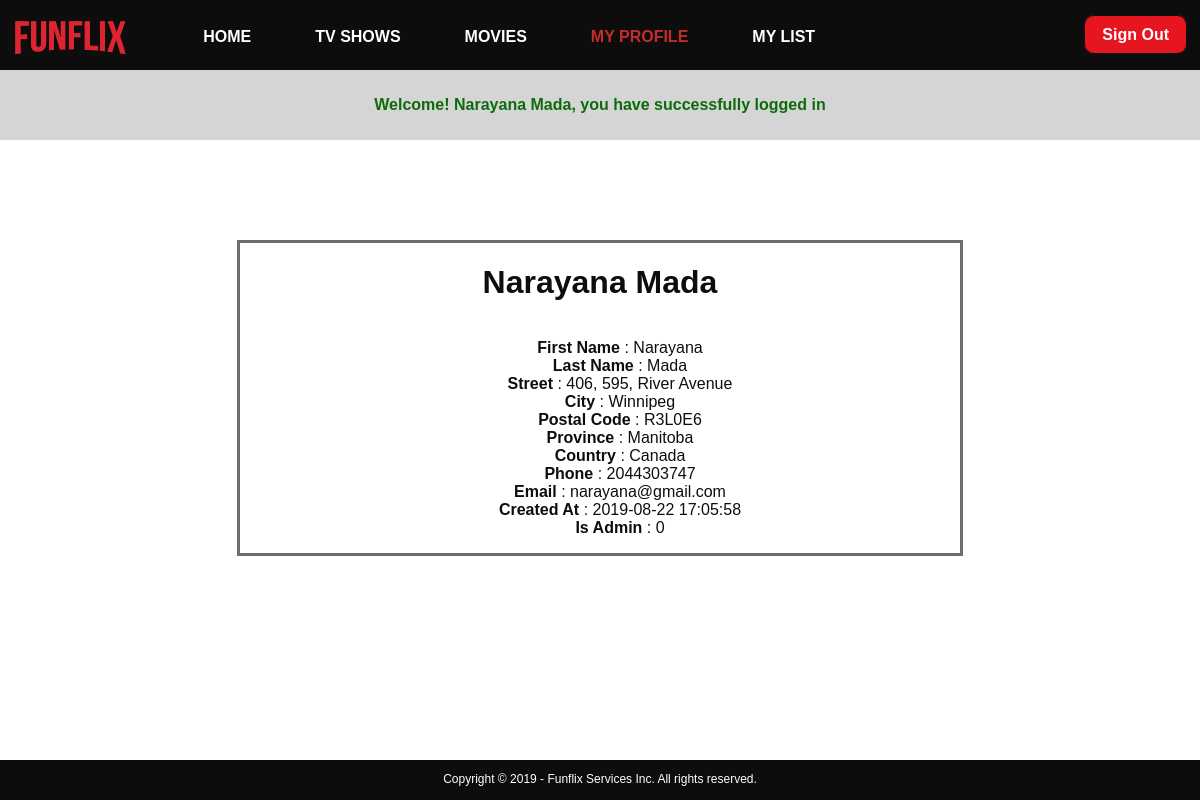
Screenshot of /my_profile.php (signed in) with the database file from the repository.
### tables this page shows
CREATE TABLE `users` (
  `user_id` int(11) NOT NULL AUTO_INCREMENT,
  `first_name` varchar(20) NOT NULL,
  `last_name` varchar(20) NOT NULL,
  `street` varchar(200) NOT NULL,
  `city` varchar(20) NOT NULL,
  `postal_code` varchar(7) NOT NULL,
  `province` varchar(20) NOT NULL,
  `country` varchar(20) NOT NULL,
  `phone` varchar(10) NOT NULL,
  `email` varchar(100) NOT NULL,
  `password` varchar(255) NOT NULL,
  `created_at` datetime NOT NULL DEFAULT CURRENT_TIMESTAMP,
  `updated_at` datetime DEFAULT NULL,
  `is_admin` tinyint(1) DEFAULT NULL,
  PRIMARY KEY (`user_id`),
  UNIQUE KEY `email` (`email`)
);

### classes/Models/Model.php (called while the page is built, shortened)
<?php
class Model
{
	protected static $dbh;
	public static function init(\PDO $dbh)
	{
		static::$dbh = $dbh;
	}
	public function one($id)
	{
		$query = "SELECT * FROM {$this->table} WHERE {$this->key} = :id";
		$params = array(':id' => $id);
		$stmt = static::$dbh->prepare($query);
		$stmt->execute($params);
		return $stmt->fetch(\PDO::FETCH_ASSOC);
	}
}

### app/functions.php (called while the page is built, shortened)
<?php
function esc($string)
{
	return htmlentities($string, null, "UTF-8");
}
function label($string)
{
	return ucwords(str_replace('_',' ',$string) );
}

### public/my_profile.php (the view, shortened to what this page needs)
<?php
    $user = new Users();
    if(empty($_SESSION['logged_in']) || $_SESSION['logged_in'] != true){
      $_SESSION['flash'] = 'You must be logged in to view a profile';
      header("Location: login.php");
      die;
    }else{
      $result = $user->one($_SESSION['user_id']);
    }
?>
<?php require '../inc/head.inc.php';?>
  <div id="user">
      <h1><?=esc($result['first_name']) . " " . esc($result['last_name'])?></h1>
      <ul style=" text-align: center;
                  display: inline-block;">
        <?php foreach($result as $key => $value) : ?>
        <?php if($key != 'password' && $key != 'user_id' && $key != 'updated_at') : ?>
          <li><strong><?=esc(label($key))?></strong> : <?=esc($value)?></li>
          <?php endif; ?>
        <?php endforeach; ?>
      </ul>
  </div>
  <?php require '../inc/footer.inc.php'; ?>
</body>
</html>

### public/css/desktop.css (style rules this page uses)
li { list-style-type: none; }

### rows the page displays
users: first_name "Narayana", last_name "Mada", street "406, 595, River Avenue", city "Winnipeg", postal_code "R3L0E6", province "Manitoba", country "Canada", phone "2044303747", email "narayana@gmail.com", created_at "2019-08-22 17:05:58", is_admin "0"

### other values shown
$_SESSION['flash'] "Welcome! Narayana Mada, you have successfully logged in"
label($key) "First Name"
label($key) "Last Name"
label($key) "Street"
label($key) "City"
label($key) "Postal Code"
label($key) "Province"
label($key) "Country"
label($key) "Phone"
label($key) "Email"
label($key) "Created At"
label($key) "Is Admin"
